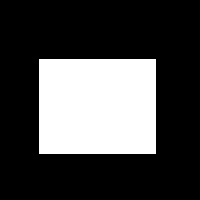
%> input picture teste2.jpg, 200 x 200 px
$ octave image-registry.m   (GNU Octave 9; MATLAB toolbox functions it lacks are replaced by stand-ins)
%> lines starting %> are read from the running program, lines starting %| are printed output that depends on the picture
clc;
close all;
[image] = imread('teste2.jpg');
%> image is the input picture: size 200x200x3 uint8; min 0, max 255, mean 70.9
%imshow(image);
imageRotated = imrotate(image, 180,'cubic','crop');
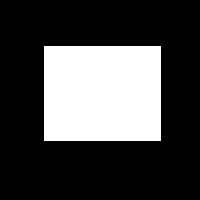
%> imageRotated: size 200x200x3 uint8; min 0, max 255, mean 70.9; mean of the top-left, top-right, bottom-left and bottom-right quarters 77.1, 84, 58.6, 63.8
%imshow(imageRotated);

% Get the dimensions of the image.
% numberOfColorBands should be = 1.
[rows, columns, numberOfColorBands] = size(image);
%> rows = 200; columns = 200; numberOfColorBands = 3
if numberOfColorBands > 1
  % It's not really gray scale like we expected - it's color.
  % Convert it to gray scale by taking only the green channel.
  grayImage = image(:, :, 2); % Take green channel.
else
  grayImage = image;
end
% Display the original gray scale image.
subplot(2, 2, 1);
imshow(grayImage, []);
fontSize = 20;
title('Original Grayscale Image', 'FontSize', fontSize, 'Interpreter', 'None');
% Set up figure properties:
% Enlarge figure to full screen.
set(gcf, 'Units', 'Normalized', 'OuterPosition', [0 0 1 1]);
% Get rid of tool bar and pulldown menus that are along top of figure.
set(gcf, 'Toolbar', 'none', 'Menu', 'none');
% Give a name to the title bar.
set(gcf, 'Name', 'Demo by ImageAnalyst', 'NumberTitle', 'Off')
% Display the original gray scale image.
subplot(2, 2, 2);
F=fft2(grayImage);
S=fftshift(log(1+abs(F)));
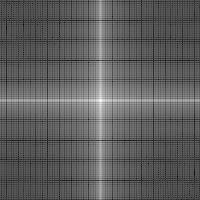
%> S: size 200x200 double; min 0.225, max 14.86, mean 5.65; drawn with min black and max white
%imshow(S,[]);
%plot(S);
polar(S);
title('Spectrum Image', 'FontSize', fontSize, 'Interpreter', 'None');


[rows, columns, numberOfColorBands] = size(imageRotated);

if numberOfColorBands > 1
  grayImageRotated = imageRotated(:, :, 2);
else
  grayImageRotated = imageRotated;
end

subplot(2, 2, 3);
imshow(grayImageRotated, []);
fontSize = 20;
title('Original Grayscale Image', 'FontSize', fontSize, 'Interpreter', 'None');

set(gcf, 'Units', 'Normalized', 'OuterPosition', [0 0 1 1]);
set(gcf, 'Toolbar', 'none', 'Menu', 'none');
set(gcf, 'Name', 'Demo by ImageAnalyst', 'NumberTitle', 'Off')
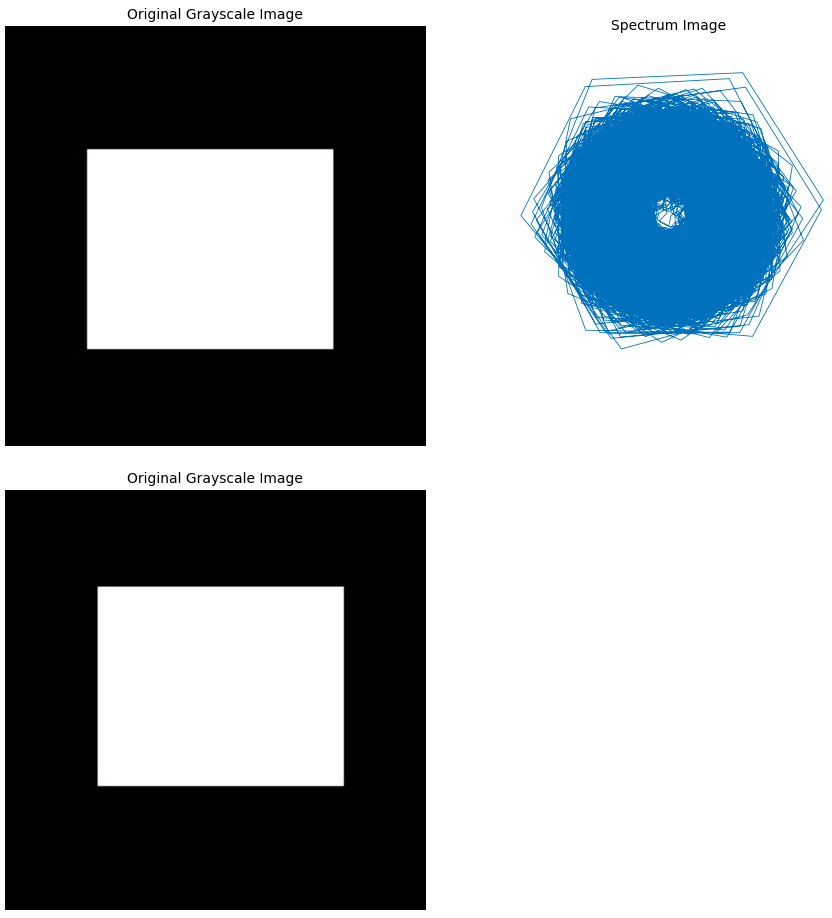
%> figure redrawn from the program's plot data, 3 panels

subplot(2, 2, 4);
F=fft2(grayImageRotated);
S=fftshift(log(1+abs(F)));
%> (the run ends here)
